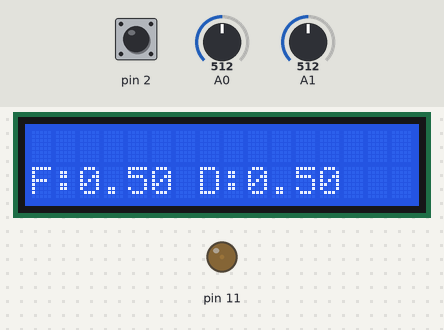
A sketch run on a simulated Arduino Uno, built with avr-gcc and run on an emulated ATmega328P. On the bench: 16×2 character LCD, output pins drawn as LEDs (lit = HIGH). Dashed ring = blinking. Inputs (shaded band) come from the test bench; at power-on: pin 2 HIGH, A0 = 512, A1 = 512.

Above: at 1.2 s.
1.3 s: pin 2 driven LOW
At 2.42 s:
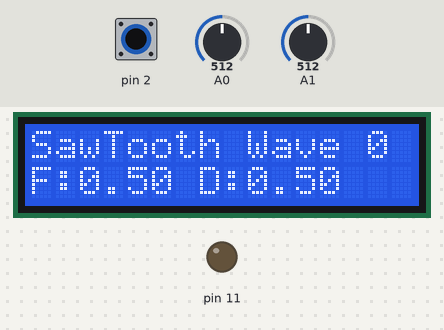
4.3 s: pin 2 driven HIGH
At 4.5 s:
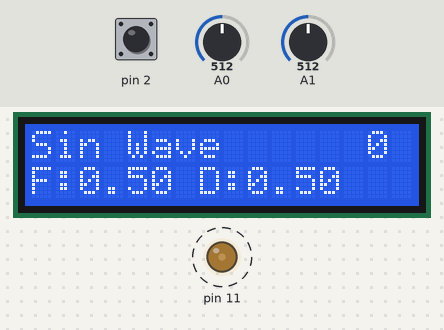
6.0 s: pin 2 driven LOW
At 6.79 s:
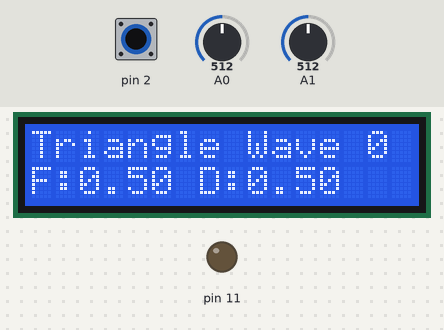
9.0 s: pin 2 pulsed HIGH 2 times (0.12 s each, 0.3 s apart)
At 10.3 s:
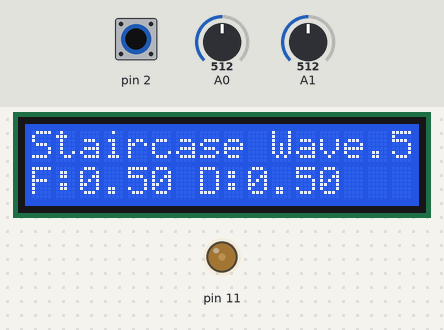
12.6 s: pin 2 pulsed HIGH 2 times (0.12 s each, 0.3 s apart)
At 14.4 s:
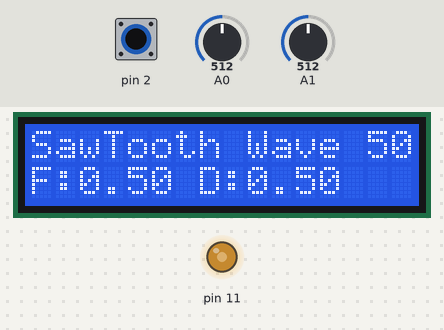
Timing chart, 0 to 15.9 s (numbered marks = the images above; inputs shaded):
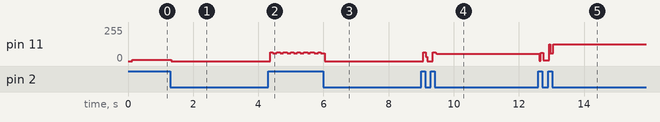

Measured:
- after the input at 1.3 s, pin 11: 8/255 → 0/255 at once; the display: changes after 0.95 s (image 1)
- after the input at 4.3 s, pin 11: alternates 64/255 for 0.10 s and 58/255 for 0.12 s, starting after 0.06 s
- after the input at 6.0 s, the display: changes after 0.62 s (image 3)
- after the input at 9.0 s, pin 11: 0/255 → 67/255 after 0.06 s, → 0/255 0.08 s later, → 65/255 0.22 s later, → 56/255 0.08 s later; the display: first changes at once (image 4 shows a later state)
- after the input at 12.6 s, pin 11: 56/255 → 63/255 at once, → 6/255 0.12 s later, → 60/255 0.18 s later, → 126/255 0.12 s later

The sketch:

sketch_jun24a.ino
```cpp
#include <avr/interrupt.h>
#include <avr/io.h>
#include <avr/pgmspace.h>
#include <LiquidCrystal.h>
#define SAMPLE_RATE 1000


const int wave_data_length = 256;
const unsigned char sinwave_data[] PROGMEM = {
  0x80, 0x83, 0x86, 0x89, 0x8c, 0x8f, 0x92, 0x95, 0x98, 0x9c, 0x9f, 0xa2, 0xa5, 0xa8, 0xab, 0xae,
  0xb0, 0xb3, 0xb6, 0xb9, 0xbc, 0xbf, 0xc1, 0xc4, 0xc7, 0xc9, 0xcc, 0xce, 0xd1, 0xd3, 0xd5, 0xd8,
  0xda, 0xdc, 0xde, 0xe0, 0xe2, 0xe4, 0xe6, 0xe8, 0xea, 0xec, 0xed, 0xef, 0xf0, 0xf2, 0xf3, 0xf5,
  0xf6, 0xf7, 0xf8, 0xf9, 0xfa, 0xfb, 0xfc, 0xfc, 0xfd, 0xfe, 0xfe, 0xff, 0xff, 0xff, 0xff, 0xff,
  0xff, 0xff, 0xff, 0xff, 0xff, 0xff, 0xfe, 0xfe, 0xfd, 0xfc, 0xfc, 0xfb, 0xfa, 0xf9, 0xf8, 0xf7,
  0xf6, 0xf5, 0xf3, 0xf2, 0xf0, 0xef, 0xed, 0xec, 0xea, 0xe8, 0xe6, 0xe4, 0xe2, 0xe0, 0xde, 0xdc,
  0xda, 0xd8, 0xd5, 0xd3, 0xd1, 0xce, 0xcc, 0xc9, 0xc7, 0xc4, 0xc1, 0xbf, 0xbc, 0xb9, 0xb6, 0xb3,
  0xb0, 0xae, 0xab, 0xa8, 0xa5, 0xa2, 0x9f, 0x9c, 0x98, 0x95, 0x92, 0x8f, 0x8c, 0x89, 0x86, 0x83,
  0x80, 0x7c, 0x79, 0x76, 0x73, 0x70, 0x6d, 0x6a, 0x67, 0x63, 0x60, 0x5d, 0x5a, 0x57, 0x54, 0x51,
  0x4f, 0x4c, 0x49, 0x46, 0x43, 0x40, 0x3e, 0x3b, 0x38, 0x36, 0x33, 0x31, 0x2e, 0x2c, 0x2a, 0x27,
  0x25, 0x23, 0x21, 0x1f, 0x1d, 0x1b, 0x19, 0x17, 0x15, 0x13, 0x12, 0x10, 0x0f, 0x0d, 0x0c, 0x0a,
  0x09, 0x08, 0x07, 0x06, 0x05, 0x04, 0x03, 0x03, 0x02, 0x01, 0x01, 0x00, 0x00, 0x00, 0x00, 0x00,
  0x00, 0x00, 0x00, 0x00, 0x00, 0x00, 0x01, 0x01, 0x02, 0x03, 0x03, 0x04, 0x05, 0x06, 0x07, 0x08,
  0x09, 0x0a, 0x0c, 0x0d, 0x0f, 0x10, 0x12, 0x13, 0x15, 0x17, 0x19, 0x1b, 0x1d, 0x1f, 0x21, 0x23,
  0x25, 0x27, 0x2a, 0x2c, 0x2e, 0x31, 0x33, 0x36, 0x38, 0x3b, 0x3e, 0x40, 0x43, 0x46, 0x49, 0x4c,
  0x4f, 0x51, 0x54, 0x57, 0x5a, 0x5d, 0x60, 0x63, 0x67, 0x6a, 0x6d, 0x70, 0x73, 0x76, 0x79, 0x7c
};

const unsigned char squarewave_data[] PROGMEM = {0 , 0 , 0 , 0 , 0 , 0 , 0 , 0 , 0 , 0 , 0 , 0 , 0 , 0 , 0 , 0 , 0 , 0 , 0 , 0 , 0 , 0 , 0 , 0 , 0 , 0 , 0 , 0 , 0 , 0 , 0 , 0 , 0 , 0 , 0 , 0 , 0 , 0 , 0 , 0 , 0 , 0 , 0 , 0 , 0 , 0 , 0 , 0 , 0 , 0 , 0 , 0 , 0 , 0 , 0 , 0 , 0 , 0 , 0 , 0 , 0 , 0 , 0 , 0 , 0 , 0 , 0 , 0 , 0 , 0 , 0 , 0 , 0 , 0 , 0 , 0 , 0 , 0 , 0 , 0 , 0 , 0 , 0 , 0 , 0 , 0 , 0 , 0 , 0 , 0 , 0 , 0 , 0 , 0 , 0 , 0 , 0 , 0 , 0 , 0 , 0 , 0 , 0 , 0 , 0 , 0 , 0 , 0 , 0 , 0 , 0 , 0 , 0 , 0 , 0 , 0 , 0 , 0 , 0 , 0 , 0 , 0 , 0 , 0 , 0 , 0 , 0 , 0 , 255 , 255 , 255 , 255 , 255 , 255 , 255 , 255 , 255 , 255 , 255 , 255 , 255 , 255 , 255 , 255 , 255 , 255 , 255 , 255 , 255 , 255 , 255 , 255 , 255 , 255 , 255 , 255 , 255 , 255 , 255 , 255 , 255 , 255 , 255 , 255 , 255 , 255 , 255 , 255 , 255 , 255 , 255 , 255 , 255 , 255 , 255 , 255 , 255 , 255 , 255 , 255 , 255 , 255 , 255 , 255 , 255 , 255 , 255 , 255 , 255 , 255 , 255 , 255 , 255 , 255 , 255 , 255 , 255 , 255 , 255 , 255 , 255 , 255 , 255 , 255 , 255 , 255 , 255 , 255 , 255 , 255 , 255 , 255 , 255 , 255 , 255 , 255 , 255 , 255 , 255 , 255 , 255 , 255 , 255 , 255 , 255 , 255 , 255 , 255 , 255 , 255 , 255 , 255 , 255 , 255 , 255 , 255 , 255 , 255 , 255 , 255 , 255 , 255 , 255 , 255 , 255 , 255 , 255 , 255 , 255 , 255 , 255 , 255 , 255 , 255 , 255 , 255};
const unsigned char trianglewave_data[] PROGMEM = {128, 130, 132, 134, 136, 138, 140, 142, 144, 146, 148, 150, 152, 154, 156, 158, 160, 162, 164, 166, 168, 170, 172, 174, 176, 178, 180, 182, 184, 186, 188, 190, 192, 194, 196, 198, 200, 202, 204, 206, 208, 210, 212, 214, 216, 218, 220, 222, 224, 226, 228, 230, 232, 234, 236, 238, 240, 242, 244, 246, 248, 250, 252, 254, 255, 254, 252, 250, 248, 246, 244, 242, 240, 238, 236, 234, 232, 230, 228, 226, 224, 222, 220, 218, 216, 214, 212, 210, 208, 206, 204, 202, 200, 198, 196, 194, 192, 190, 188, 186, 184, 182, 180, 178, 176, 174, 172, 170, 168, 166, 164, 162, 160, 158, 156, 154, 152, 150, 148, 146, 144, 142, 140, 138, 136, 134, 132, 130, 128, 126, 124, 122, 120, 118, 116, 114, 112, 110, 108, 106, 104, 102, 100, 98, 96, 94, 92, 90, 88, 86, 84, 82, 80, 78, 76, 74, 72, 70, 68, 66, 64, 62, 60, 58, 56, 54, 52, 50, 48, 46, 44, 42, 40, 38, 36, 34, 32, 30, 28, 26, 24, 22, 20, 18, 16, 14, 12, 10, 8, 6, 4, 2, 0, 2, 4, 6, 8, 10, 12, 14, 16, 18, 20, 22, 24, 26, 28, 30, 32, 34, 36, 38, 40, 42, 44, 46, 48, 50, 52, 54, 56, 58, 60, 62, 64, 66, 68, 70, 72, 74, 76, 78, 80, 82, 84, 86, 88, 90, 92, 94, 96, 98, 100, 102, 104, 106, 108, 110, 112, 114, 116, 118, 120, 122, 124, 126};
const unsigned char sawToothwave_data[] PROGMEM = {0 , 1 , 2 , 3 , 4 , 5 , 6 , 7 , 8 , 9 , 10 , 11 , 12 , 13 , 14 , 15 , 16 , 17 , 18 , 19 , 20 , 21 , 22 , 23 , 24 , 25 , 26 , 27 , 28 , 29 , 30 , 31 , 32 , 33 , 34 , 35 , 36 , 37 , 38 , 39 , 40 , 41 , 42 , 43 , 44 , 45 , 46 , 47 , 48 , 49 , 50 , 51 , 52 , 53 , 54 , 55 , 56 , 57 , 58 , 59 , 60 , 61 , 62 , 63 , 64 , 65 , 66 , 67 , 68 , 69 , 70 , 71 , 72 , 73 , 74 , 75 , 76 , 77 , 78 , 79 , 80 , 81 , 82 , 83 , 84 , 85 , 86 , 87 , 88 , 89 , 90 , 91 , 92 , 93 , 94 , 95 , 96 , 97 , 98 , 99 , 100 , 101 , 102 , 103 , 104 , 105 , 106 , 107 , 108 , 109 , 110 , 111 , 112 , 113 , 114 , 115 , 116 , 117 , 118 , 119 , 120 , 121 , 122 , 123 , 124 , 125 , 126 , 127 , 128 , 129 , 130 , 131 , 132 , 133 , 134 , 135 , 136 , 137 , 138 , 139 , 140 , 141 , 142 , 143 , 144 , 145 , 146 , 147 , 148 , 149 , 150 , 151 , 152 , 153 , 154 , 155 , 156 , 157 , 158 , 159 , 160 , 161 , 162 , 163 , 164 , 165 , 166 , 167 , 168 , 169 , 170 , 171 , 172 , 173 , 174 , 175 , 176 , 177 , 178 , 179 , 180 , 181 , 182 , 183 , 184 , 185 , 186 , 187 , 188 , 189 , 190 , 191 , 192 , 193 , 194 , 195 , 196 , 197 , 198 , 199 , 200 , 201 , 202 , 203 , 204 , 205 , 206 , 207 , 208 , 209 , 210 , 211 , 212 , 213 , 214 , 215 , 216 , 217 , 218 , 219 , 220 , 221 , 222 , 223 , 224 , 225 , 226 , 227 , 228 , 229 , 230 , 231 , 232 , 233 , 234 , 235 , 236 , 237 , 238 , 239 , 240 , 241 , 242 , 243 , 244 , 245 , 246 , 247 , 248 , 249 , 250 , 251 , 252 , 253 , 254 , 255};
const unsigned char staircasewave_data[] PROGMEM = {0 , 0 , 0 , 0 , 0 , 0 , 0 , 0 , 0 , 0 , 0 , 0 , 0 , 0 , 0 , 0 , 0 , 0 , 0 , 0 , 0 , 0 , 0 , 0 , 0 , 28 , 28 , 28 , 28 , 28 , 28 , 28 , 28 , 28 , 28 , 28 , 28 , 28 , 28 , 28 , 28 , 28 , 28 , 28 , 28 , 28 , 28 , 28 , 28 , 28 , 56 , 56 , 56 , 56 , 56 , 56 , 56 , 56 , 56 , 56 , 56 , 56 , 56 , 56 , 56 , 56 , 56 , 56 , 56 , 56 , 56 , 56 , 56 , 56 , 56 , 84 , 84 , 84 , 84 , 84 , 84 , 84 , 84 , 84 , 84 , 84 , 84 , 84 , 84 , 84 , 84 , 84 , 84 , 84 , 84 , 84 , 84 , 84 , 84 , 84 , 113 , 113 , 113 , 113 , 113 , 113 , 113 , 113 , 113 , 113 , 113 , 113 , 113 , 113 , 113 , 113 , 113 , 113 , 113 , 113 , 113 , 113 , 113 , 113 , 113 , 141 , 141 , 141 , 141 , 141 , 141 , 141 , 141 , 141 , 141 , 141 , 141 , 141 , 141 , 141 , 141 , 141 , 141 , 141 , 141 , 141 , 141 , 141 , 141 , 141 , 169 , 169 , 169 , 169 , 169 , 169 , 169 , 169 , 169 , 169 , 169 , 169 , 169 , 169 , 169 , 169 , 169 , 169 , 169 , 169 , 169 , 169 , 169 , 169 , 169 , 198 , 198 , 198 , 198 , 198 , 198 , 198 , 198 , 198 , 198 , 198 , 198 , 198 , 198 , 198 , 198 , 198 , 198 , 198 , 198 , 198 , 198 , 198 , 198 , 198 , 226 , 226 , 226 , 226 , 226 , 226 , 226 , 226 , 226 , 226 , 226 , 226 , 226 , 226 , 226 , 226 , 226 , 226 , 226 , 226 , 226 , 226 , 226 , 226 , 226 , 254 , 254 , 254 , 254 , 254 , 254 , 254 , 254 , 254 , 254 , 254 , 254 , 254 , 254 , 254 , 254 , 254 , 254 , 254 , 254 , 254 , 254 , 254 , 254 , 254 , 254 , 254 , 254 , 254 , 254 , 254};
const unsigned char sin14wave_data[] PROGMEM = {0 , 3 , 6 , 9 , 12 , 15 , 18 , 21 , 25 , 28 , 31 , 34 , 37 , 40 , 43 , 46 , 49 , 53 , 56 , 59 , 62 , 65 , 68 , 71 , 74 , 77 , 80 , 83 , 86 , 89 , 92 , 95 , 97 , 100 , 103 , 106 , 109 , 112 , 115 , 117 , 120 , 123 , 126 , 128 , 131 , 134 , 136 , 139 , 142 , 144 , 147 , 149 , 152 , 154 , 157 , 159 , 162 , 164 , 167 , 169 , 171 , 174 , 176 , 178 , 180 , 183 , 185 , 187 , 189 , 191 , 193 , 195 , 197 , 199 , 201 , 203 , 205 , 207 , 209 , 210 , 212 , 214 , 215 , 217 , 219 , 220 , 222 , 223 , 225 , 226 , 228 , 229 , 230 , 232 , 233 , 234 , 236 , 237 , 238 , 239 , 240 , 241 , 242 , 243 , 244 , 245 , 246 , 246 , 247 , 248 , 249 , 249 , 250 , 250 , 251 , 251 , 252 , 252 , 253 , 253 , 253 , 254 , 254 , 254 , 254 , 254 , 254 , 254 , 254 , 254 , 254 , 254 , 254 , 254 , 254 , 253 , 253 , 253 , 252 , 252 , 251 , 251 , 250 , 250 , 249 , 249 , 248 , 247 , 246 , 246 , 245 , 244 , 243 , 242 , 241 , 240 , 239 , 238 , 237 , 236 , 234 , 233 , 232 , 230 , 229 , 228 , 226 , 225 , 223 , 222 , 220 , 219 , 217 , 215 , 214 , 212 , 210 , 209 , 207 , 205 , 203 , 201 , 199 , 197 , 195 , 193 , 191 , 189 , 187 , 185 , 183 , 180 , 178 , 176 , 174 , 171 , 169 , 167 , 164 , 162 , 159 , 157 , 154 , 152 , 149 , 147 , 144 , 142 , 139 , 136 , 134 , 131 , 128 , 126 , 123 , 120 , 117 , 115 , 112 , 109 , 106 , 103 , 100 , 97 , 95 , 92 , 89 , 86 , 83 , 80 , 77 , 74 , 71 , 68 , 65 , 62 , 59 , 56 , 53 , 49 , 46 , 43 , 40 , 37 , 34 , 31 , 28 , 25 , 21 , 18 , 15 , 12 , 9 , 6 , 3 , 0};
const unsigned char sin17wave_data[] PROGMEM = {128 , 128 , 128 , 128 , 128 , 128 , 128 , 128 , 128 , 128 , 128 , 128 , 128 , 128 , 128 , 128 , 128 , 128 , 128 , 128 , 128 , 128 , 128 , 128 , 128 , 128 , 128 , 128 , 128 , 128 , 128 , 128 , 128 , 128 , 128 , 128 , 128 , 128 , 128 , 128 , 128 , 128 , 128 , 128 , 128 , 128 , 128 , 128 , 128 , 128 , 128 , 128 , 128 , 128 , 128 , 128 , 128 , 128 , 128 , 128 , 128 , 128 , 128 , 128 , 254 , 254 , 254 , 254 , 254 , 253 , 253 , 252 , 252 , 251 , 250 , 250 , 249 , 248 , 247 , 246 , 244 , 243 , 242 , 240 , 239 , 237 , 236 , 234 , 232 , 231 , 229 , 227 , 225 , 223 , 221 , 219 , 216 , 214 , 212 , 210 , 207 , 205 , 202 , 200 , 197 , 194 , 192 , 189 , 186 , 183 , 181 , 178 , 175 , 172 , 169 , 166 , 163 , 160 , 157 , 154 , 151 , 148 , 145 , 142 , 138 , 135 , 132 , 129 , 128 , 128 , 128 , 128 , 128 , 128 , 128 , 128 , 128 , 128 , 128 , 128 , 128 , 128 , 128 , 128 , 128 , 128 , 128 , 128 , 128 , 128 , 128 , 128 , 128 , 128 , 128 , 128 , 128 , 128 , 128 , 128 , 128 , 128 , 128 , 128 , 128 , 128 , 128 , 128 , 128 , 128 , 128 , 128 , 128 , 128 , 128 , 128 , 128 , 128 , 128 , 128 , 128 , 128 , 128 , 128 , 128 , 128 , 128 , 128 , 128 , 128 , 128 , 128 , 1 , 1 , 1 , 1 , 1 , 2 , 2 , 3 , 3 , 4 , 5 , 6 , 7 , 8 , 9 , 10 , 11 , 12 , 14 , 15 , 17 , 18 , 20 , 22 , 23 , 25 , 27 , 29 , 31 , 33 , 35 , 37 , 40 , 42 , 44 , 47 , 49 , 52 , 54 , 57 , 59 , 62 , 65 , 67 , 70 , 73 , 76 , 79 , 82 , 85 , 88 , 90 , 93 , 97 , 100 , 103 , 106 , 109 , 112 , 115 , 118 , 121 , 124 , 127};
const unsigned char sin18wave_data[] PROGMEM = {128 , 129 , 131 , 132 , 134 , 135 , 137 , 138 , 140 , 142 , 143 , 145 , 146 , 148 , 149 , 151 , 102 , 100 , 99 , 97 , 96 , 94 , 92 , 91 , 89 , 88 , 87 , 85 , 84 , 82 , 81 , 79 , 176 , 178 , 179 , 181 , 182 , 183 , 185 , 186 , 188 , 189 , 190 , 192 , 193 , 194 , 196 , 197 , 56 , 54 , 53 , 52 , 51 , 49 , 48 , 47 , 46 , 44 , 43 , 42 , 41 , 40 , 39 , 38 , 218 , 219 , 220 , 221 , 222 , 223 , 224 , 225 , 226 , 227 , 228 , 229 , 230 , 231 , 232 , 232 , 21 , 20 , 19 , 18 , 17 , 17 , 16 , 15 , 14 , 14 , 13 , 12 , 11 , 11 , 10 , 10 , 245 , 246 , 246 , 247 , 247 , 248 , 248 , 249 , 249 , 250 , 250 , 250 , 251 , 251 , 252 , 252 , 2 , 2 , 1 , 1 , 1 , 1 , 0 , 0 , 0 , 0 , 0 , 0 , 0 , 0 , 0 , 0 , 0 , 0 , 0 , 0 , 0 , 0 , 0 , 0 , 0 , 0 , 1 , 1 , 1 , 1 , 2 , 2 , 252 , 252 , 251 , 251 , 250 , 250 , 250 , 249 , 249 , 248 , 248 , 247 , 247 , 246 , 246 , 245 , 10 , 10 , 11 , 11 , 12 , 13 , 14 , 14 , 15 , 16 , 17 , 17 , 18 , 19 , 20 , 21 , 232 , 232 , 231 , 230 , 229 , 228 , 227 , 226 , 225 , 224 , 223 , 222 , 221 , 220 , 219 , 218 , 38 , 39 , 40 , 41 , 42 , 43 , 44 , 46 , 47 , 48 , 49 , 51 , 52 , 53 , 54 , 56 , 197 , 196 , 194 , 193 , 192 , 190 , 189 , 188 , 186 , 185 , 183 , 182 , 181 , 179 , 178 , 176 , 79 , 81 , 82 , 84 , 85 , 87 , 88 , 89 , 91 , 92 , 94 , 96 , 97 , 99 , 100 , 102 , 151 , 149 , 148 , 146 , 145 , 143 , 142 , 140 , 138 , 137 , 135 , 134 , 132 , 131 , 129 , 128};

LiquidCrystal lcd(0, 1, 7, 6, 5, 4);

volatile uint16_t sample;
char* wave_name[] = {"Sin Wave      ",
                     "Square Wave   ",
                     "Triangle Wave ",
                     "SawTooth Wave ",
                     "Staircase Wave",
                     "Sin14 Wave    ",
                     "Sin17 Wave    ",
                     "Sin18 Wave    "
                    };

unsigned char* wave_data[] = {sinwave_data,
                              squarewave_data,
                              trianglewave_data,
                              sawToothwave_data,
                              staircasewave_data,
                              sin14wave_data,
                              sin17wave_data,
                              sin18wave_data
                             };

volatile int wave_mode = -1;

float domain_data = 1;
float freq_data = 1;
int analog = 0;


void Initialize_Counters() {

  lcd.begin(16, 2);
  DDRD &= (0xFB);
  //DDRC |= (1<<0);
  //Timer0--------------//
  DDRB |= (1 << 3); //*Set PD6(OC0A) pin as output
  TCCR2A = 0x83;  //*Fast PWM Mode(TOP = 0xFF, update OCR0A register at BOTTOM)
  //*Non-inverting PWM on pin OC0A (clear OC0A pin on compare match, set 0C0A pin at BOTTOM)
  //*OC0B disconnected
  TCCR2B = 0x02;  //*No prescaling
  OCR2A = pgm_read_byte(&wave_data[wave_mode][0]);

  //Timer1-------------//
  cli();
  TCCR1A = 0x00;  //*CTC Mode
  //*TOP = OCR1A, Update 0CR1A Immediate
  TCCR1B = 0x09;  //*no presacalar


  OCR1A = SAMPLE_RATE;

  TIMSK1 |= (1 << OCIE1A);
  EIMSK |= (1 << INT0);
  sample = 0;
  sei();
}
void domain() {
  domain_data = (float)analogRead(A0) / 1023 ;
  lcd.setCursor(7, 1);
  lcd.print("D:");
  lcd.setCursor(9, 1);
  lcd.print(domain_data);
}

void freq() {
  freq_data = (float)analogRead(A1) / 1023 ;
  lcd.setCursor(0, 1);
  lcd.print("F:");
  lcd.setCursor(2, 1);
  lcd.print(freq_data);
}

void setup()
{

  Initialize_Counters();
}

void loop()
{
   if(analog>200){
       domain();
       freq();
       analog = 0;
   }

}

ISR(TIMER1_COMPA_vect) {
  if (sample >= wave_data_length) {
    sample = -1;
  }
  else {
    OCR2A = (char)(pgm_read_byte(&wave_data[wave_mode][sample]) * domain_data);
  }
  ++sample;
  ++analog;

 OCR1A = (int)(freq_data * SAMPLE_RATE);
}

ISR(INT0_vect) {
  wave_mode++;
  if (wave_mode > 7) {
    wave_mode = 0;
  }
  lcd.setCursor(0, 0);
  lcd.print(wave_name[wave_mode]);
  delay(100);
}
```

Source omitted: code.c (14167 bytes)
